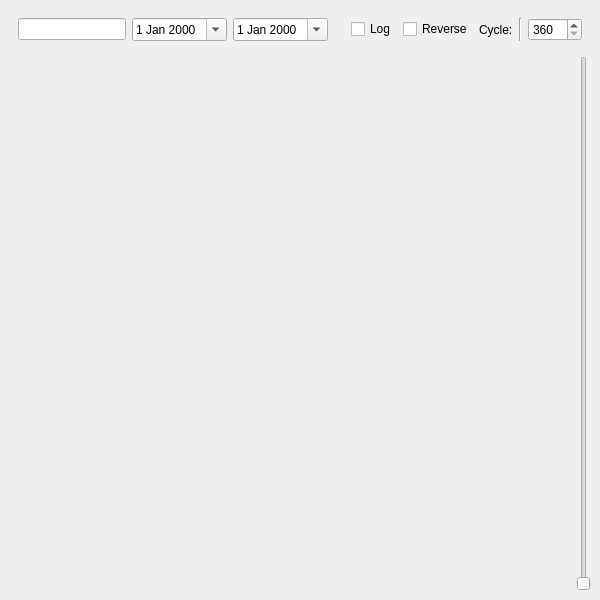
<?xml version="1.0" encoding="UTF-8"?>
<ui version="4.0">
 <class>MainWindow</class>
 <widget class="QMainWindow" name="MainWindow">
  <property name="geometry">
   <rect>
    <x>0</x>
    <y>0</y>
    <width>600</width>
    <height>600</height>
   </rect>
  </property>
  <property name="windowTitle">
   <string>Cycle Check</string>
  </property>
  <property name="windowIcon">
   <iconset>
    <normaloff>simplistica/png/64x64/user.png</normaloff>simplistica/png/64x64/user.png</iconset>
  </property>
  <property name="autoFillBackground">
   <bool>false</bool>
  </property>
  <widget class="QWidget" name="centralwidget">
   <property name="sizePolicy">
    <sizepolicy hsizetype="Expanding" vsizetype="Expanding">
     <horstretch>0</horstretch>
     <verstretch>0</verstretch>
    </sizepolicy>
   </property>
   <layout class="QGridLayout" name="gridLayout">
    <item row="1" column="0">
     <widget class="QWidget" name="widgetPic" native="true">
      <property name="sizePolicy">
       <sizepolicy hsizetype="Expanding" vsizetype="Expanding">
        <horstretch>0</horstretch>
        <verstretch>0</verstretch>
       </sizepolicy>
      </property>
      <layout class="QVBoxLayout" name="verticalLayout"/>
     </widget>
    </item>
    <item row="1" column="1">
     <widget class="QSlider" name="verticalSlider">
      <property name="minimum">
       <number>360</number>
      </property>
      <property name="maximum">
       <number>3600</number>
      </property>
      <property name="singleStep">
       <number>1</number>
      </property>
      <property name="pageStep">
       <number>90</number>
      </property>
      <property name="orientation">
       <enum>Qt::Vertical</enum>
      </property>
      <property name="invertedAppearance">
       <bool>false</bool>
      </property>
      <property name="invertedControls">
       <bool>false</bool>
      </property>
     </widget>
    </item>
    <item row="0" column="0" colspan="2">
     <widget class="QWidget" name="widgetChoose" native="true">
      <property name="sizePolicy">
       <sizepolicy hsizetype="Expanding" vsizetype="Minimum">
        <horstretch>0</horstretch>
        <verstretch>0</verstretch>
       </sizepolicy>
      </property>
      <layout class="QHBoxLayout" name="horizontalLayout">
       <item>
        <widget class="QLineEdit" name="lineEdit">
         <property name="sizePolicy">
          <sizepolicy hsizetype="Minimum" vsizetype="Fixed">
           <horstretch>0</horstretch>
           <verstretch>0</verstretch>
          </sizepolicy>
         </property>
        </widget>
       </item>
       <item>
        <widget class="QDateEdit" name="dateEdit_start">
         <property name="calendarPopup">
          <bool>true</bool>
         </property>
        </widget>
       </item>
       <item>
        <widget class="QDateEdit" name="dateEdit_end">
         <property name="calendarPopup">
          <bool>true</bool>
         </property>
        </widget>
       </item>
       <item>
        <spacer name="horizontalSpacer">
         <property name="orientation">
          <enum>Qt::Horizontal</enum>
         </property>
         <property name="sizeHint" stdset="0">
          <size>
           <width>40</width>
           <height>20</height>
          </size>
         </property>
        </spacer>
       </item>
       <item>
        <widget class="QCheckBox" name="checkBoxLog">
         <property name="text">
          <string>Log</string>
         </property>
        </widget>
       </item>
       <item>
        <widget class="QCheckBox" name="checkBoxRev">
         <property name="text">
          <string>Reverse</string>
         </property>
        </widget>
       </item>
       <item>
        <widget class="QLabel" name="label">
         <property name="text">
          <string>Cycle:</string>
         </property>
        </widget>
       </item>
       <item>
        <widget class="Line" name="line">
         <property name="orientation">
          <enum>Qt::Vertical</enum>
         </property>
        </widget>
       </item>
       <item>
        <widget class="QSpinBox" name="spinBox">
         <property name="minimum">
          <number>360</number>
         </property>
         <property name="maximum">
          <number>3600</number>
         </property>
         <property name="singleStep">
          <number>1</number>
         </property>
         <property name="displayIntegerBase">
          <number>10</number>
         </property>
        </widget>
       </item>
      </layout>
     </widget>
    </item>
   </layout>
  </widget>
  <action name="actionData">
   <property name="text">
    <string>Download Data</string>
   </property>
  </action>
  <action name="actionBlocks">
   <property name="text">
    <string>Refresh Blocks</string>
   </property>
  </action>
  <action name="actionStickers">
   <property name="text">
    <string>Refresh Stickers</string>
   </property>
  </action>
  <action name="actionOpen">
   <property name="text">
    <string>Open File</string>
   </property>
  </action>
 </widget>
 <resources/>
 <connections/>
</ui>
